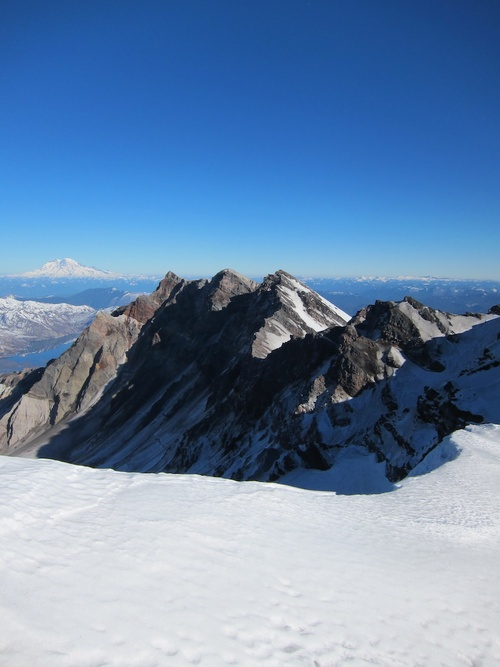
#> input picture data/Images/Mountain/2.jpg, 500 x 667 px, shrunk from 810 x 1080 before the run
$ python a.py
#> lines starting #> are read from the running program, lines starting #| are printed output that depends on the picture; after the words box and inside, x2 and y2 are one past the last pixel; in counts of white or black regions, pixels touching at a corner belong together
import os
import cv2
import numpy as np
import matplotlib.pyplot as plt


img1 = cv2.imread("./data/Images/Mountain/2.jpg")
#> img1 is the input picture: shape (667, 500, 3); mean B, G, R 170.5, 135.1, 105
img2 = cv2.imread("./data/Images/Mountain/3.jpg")
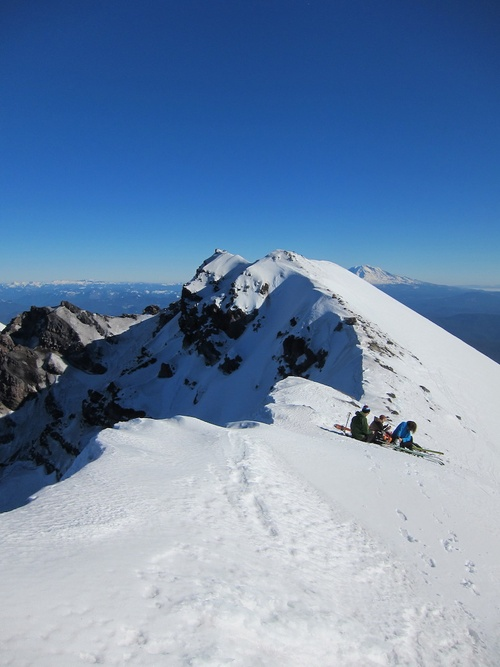
#> input picture data/Images/Mountain/3.jpg, 500 x 667 px, shrunk from 810 x 1080 before the run
#> img2 is the input picture: shape (667, 500, 3); mean B, G, R 170.8, 136.7, 109.9
img3 = cv2.imread("./data/Images/Field/3.jpg")
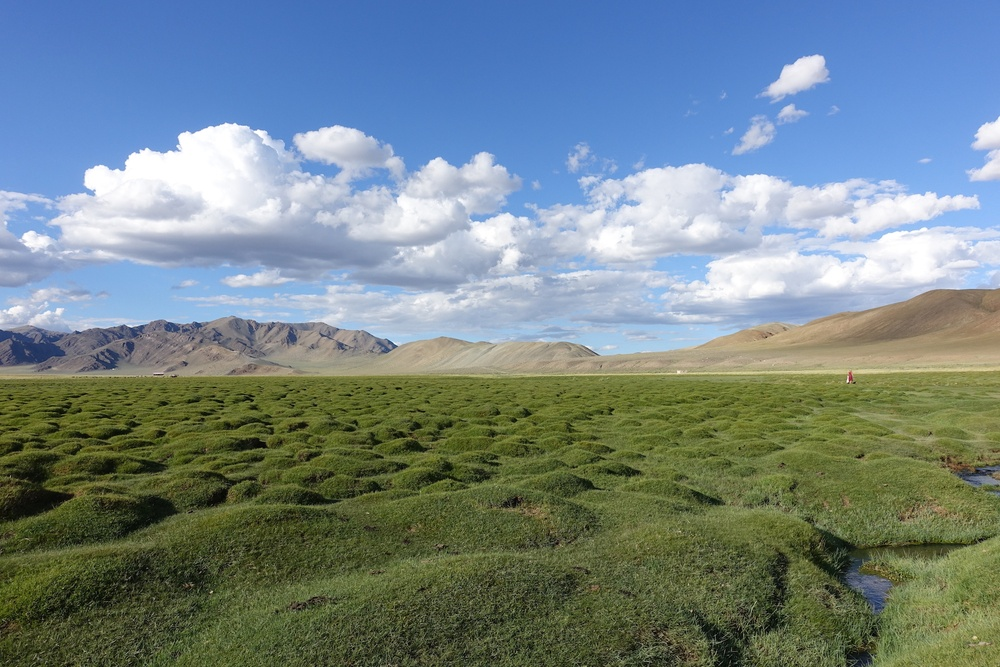
#> input picture data/Images/Field/3.jpg, 1000 x 667 px, shrunk from 1620 x 1080 before the run
#> img3 is the input picture: shape (667, 1000, 3); mean B, G, R 135.9, 133.5, 116.2
img4 = cv2.imread("./data/Images/Field/4.jpg")
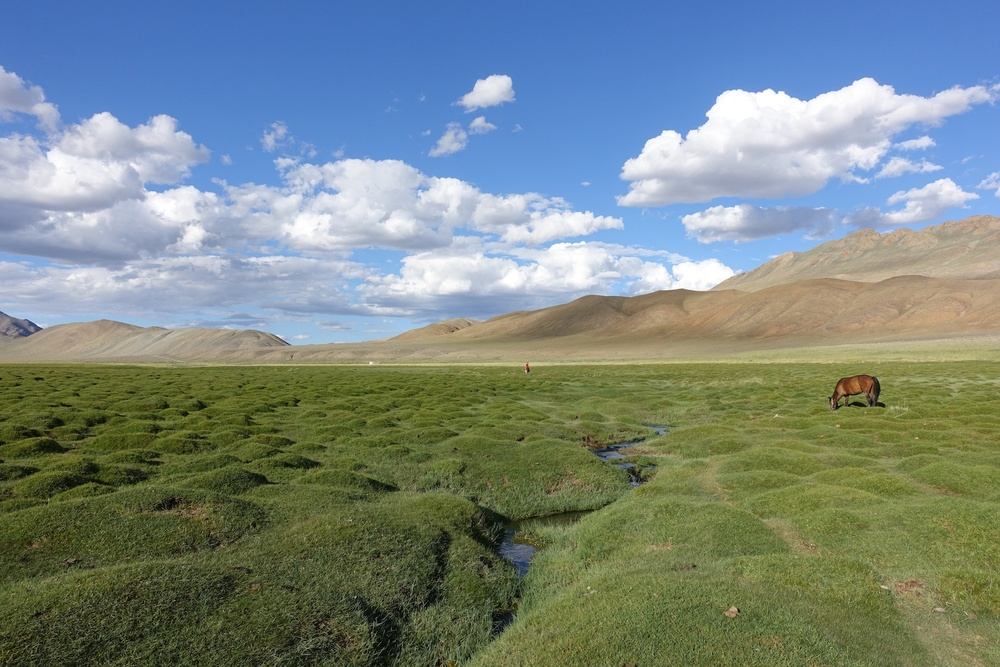
#> input picture data/Images/Field/4.jpg, 1000 x 667 px, shrunk from 1620 x 1080 before the run
#> img4 is the input picture: shape (667, 1000, 3); mean B, G, R 131.7, 135.7, 121.1
img5 = cv2.imread("./data/Images/Field/5.jpg")
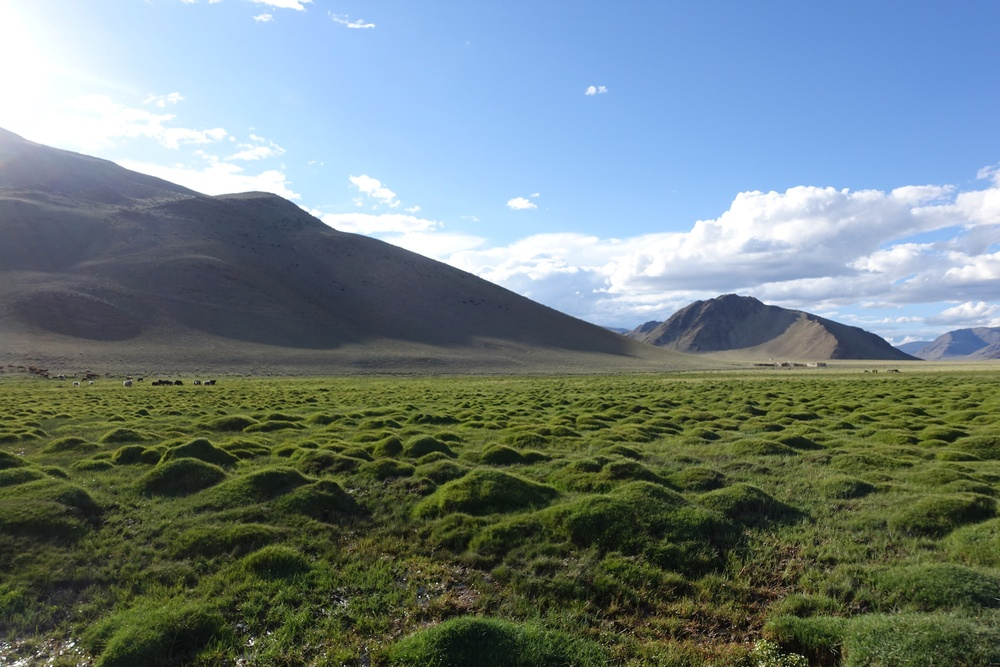
#> input picture data/Images/Field/5.jpg, 1000 x 667 px, shrunk from 1620 x 1080 before the run
#> img5 is the input picture: shape (667, 1000, 3); mean B, G, R 128.3, 127.6, 111.6
img6 = cv2.imread("./data/Images/Field/6.jpg")
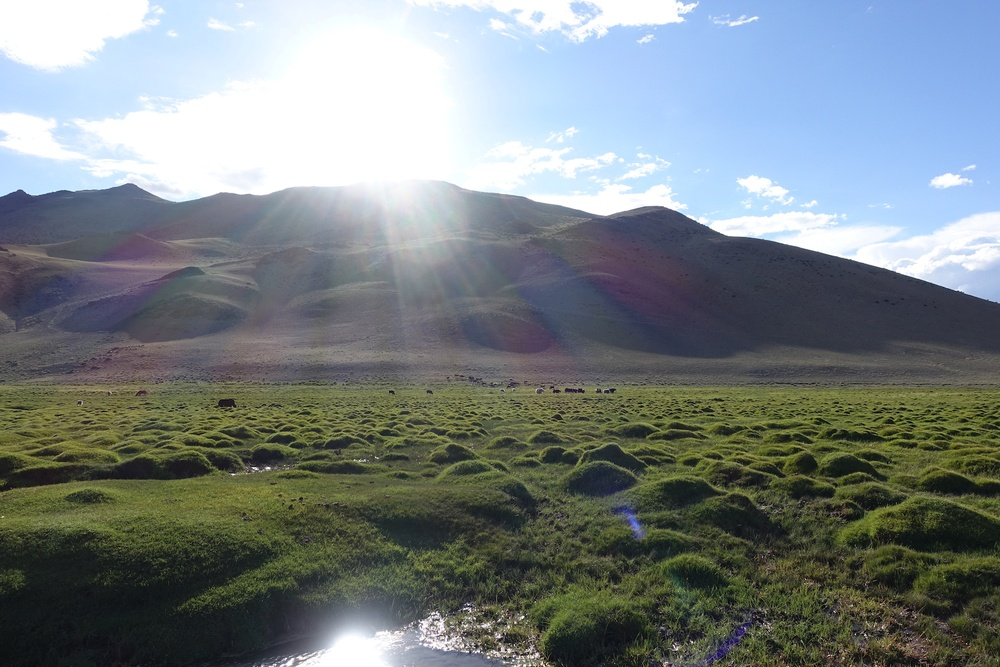
#> input picture data/Images/Field/6.jpg, 1000 x 667 px, shrunk from 1620 x 1080 before the run
#> img6 is the input picture: shape (667, 1000, 3); mean B, G, R 131.1, 129.8, 121.3

print(img1)
#> (printed output is left out)
cv2.imshow("img1",img1)
cv2.waitKey(0)
# find correlation between each of the images

gray = cv2.cvtColor(img1,cv2.COLOR_BGR2GRAY)
gray = np.float32(gray)
dst = cv2.cornerHarris(gray,2,3,0.04)
#result is dilated for marking the corners, not important
# dst = cv2.dilate(dst,None)
# Threshold for an optimal value, it may vary depending on the image.
img1[dst>0.01*dst.max()]=[0,0,255]
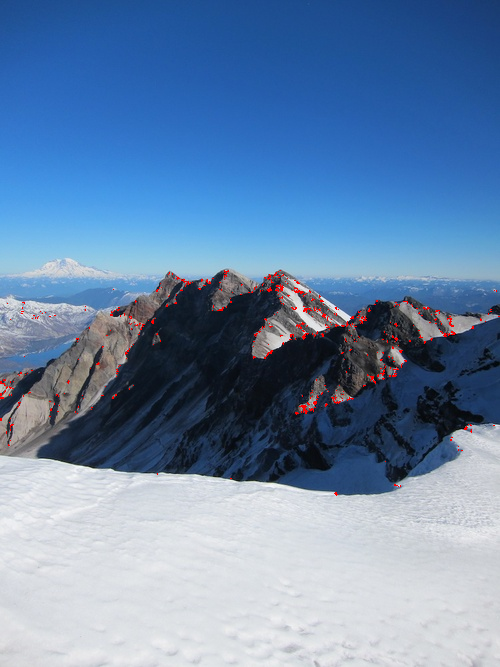
#> img1: shape (667, 500, 3); 0.46% of pixels changed, all inside (x1, y1, x2, y2) = (0, 270, 500, 496)
cv2.imshow('dst',img1)
cv2.waitKey(0)

# sift = cv2.SIFT_create()
# kp = sift.detect(gray,None)
# img1=cv2.drawKeypoints(gray,kp,img1)
# cv2.imshow('dst',img1)
# cv2.waitKey(0)


# Histogram Analysis:

# Histogram Spread: Analyze the histogram of pixel intensities. A wider spread indicates a greater range of intensities, which may imply the presence of distinct features.
# Peak Detection: Look for peaks in the histogram, as they may correspond to distinct features or objects.

# Calculate the histogram
histogram = cv2.calcHist([img2], [0], None, [256], [0, 256])
#> histogram = 256 values, max 6193 at index 208, min 0 at index 254, mean 1302.7

# Plot the histogram
plt.plot(histogram)
plt.title('Histogram')
plt.xlabel('Pixel Value')
plt.ylabel('Frequency')
plt.show()
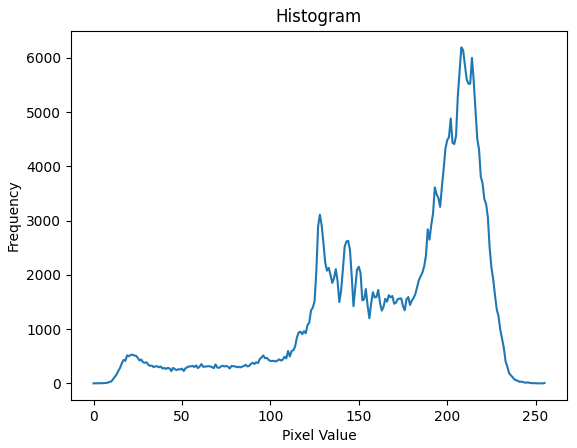
#> figure drawn by matplotlib, 1 panel; curve peaks at x = 208, y = 6193
